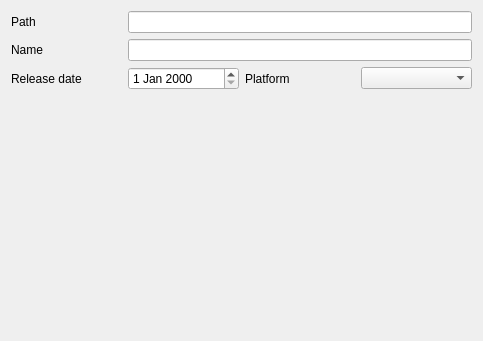
<?xml version="1.0" encoding="UTF-8"?>
<ui version="4.0">
 <class>GameWindow</class>
 <widget class="QWidget" name="GameWindow">
  <property name="geometry">
   <rect>
    <x>0</x>
    <y>0</y>
    <width>483</width>
    <height>341</height>
   </rect>
  </property>
  <property name="windowTitle">
   <string>Form</string>
  </property>
  <layout class="QGridLayout" name="gridLayout">
   <item row="2" column="1">
    <widget class="QDateEdit" name="dateEdit"/>
   </item>
   <item row="2" column="0">
    <widget class="QLabel" name="label_4">
     <property name="text">
      <string>Release date</string>
     </property>
    </widget>
   </item>
   <item row="2" column="3">
    <widget class="QComboBox" name="comboBox"/>
   </item>
   <item row="2" column="2">
    <widget class="QLabel" name="label_3">
     <property name="text">
      <string>Platform</string>
     </property>
    </widget>
   </item>
   <item row="0" column="0">
    <widget class="QLabel" name="label">
     <property name="text">
      <string>Path</string>
     </property>
    </widget>
   </item>
   <item row="1" column="1" colspan="3">
    <widget class="QLineEdit" name="lineEdit_2"/>
   </item>
   <item row="1" column="0">
    <widget class="QLabel" name="label_2">
     <property name="text">
      <string>Name</string>
     </property>
    </widget>
   </item>
   <item row="0" column="1" colspan="3">
    <widget class="QLineEdit" name="lineEdit"/>
   </item>
   <item row="3" column="0" colspan="4">
    <spacer name="verticalSpacer">
     <property name="orientation">
      <enum>Qt::Vertical</enum>
     </property>
     <property name="sizeHint" stdset="0">
      <size>
       <width>20</width>
       <height>40</height>
      </size>
     </property>
    </spacer>
   </item>
  </layout>
 </widget>
 <resources/>
 <connections/>
</ui>
